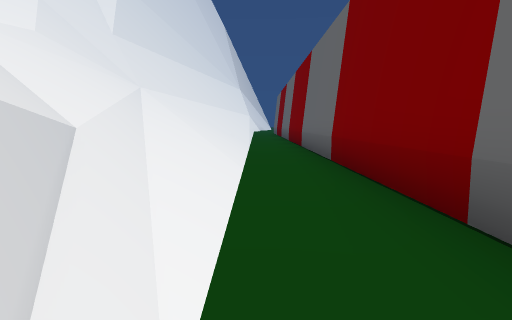
[1] (above)

12 first-person views from a walk through a 3-D level made in the Unity game engine. The camera is 1.2 m above the floor, tilts 6° down and sees 75° across. The floor is counted in squares, 2 m on a side. Each view is taken from the middle of a square. On the plan, view 1 faces up. The plan holds only what a view shows up to about 10 squares ahead; the rest is blank. The place goes on beyond the plan. The player character is not drawn.

[2]
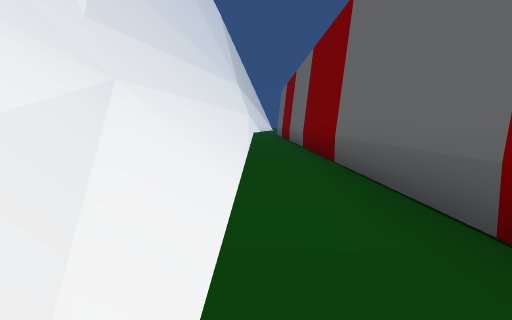

[3]
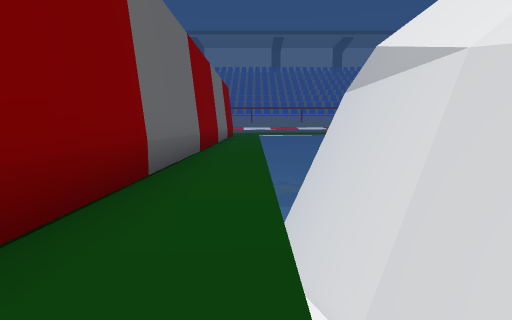

[4]
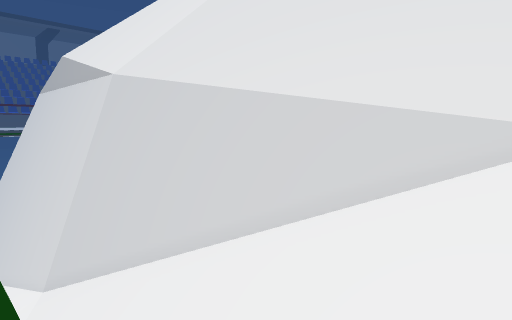

[5]
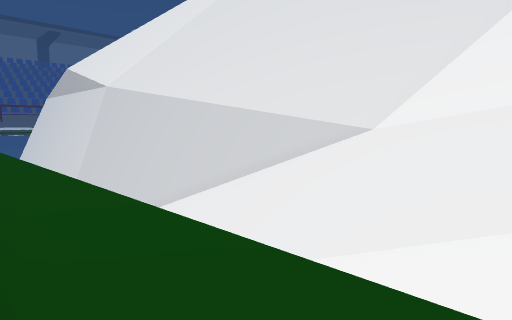

[6]
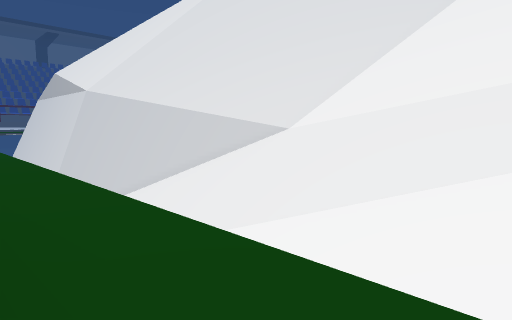

[7]
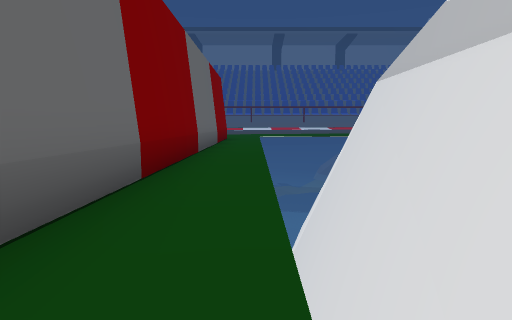

[8]
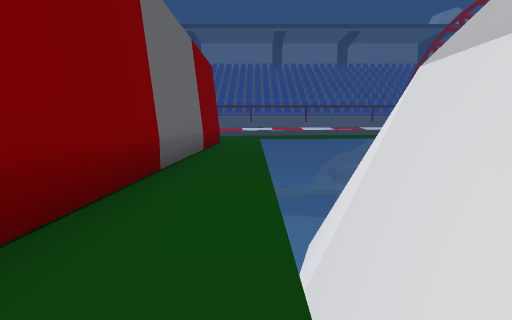

[9]
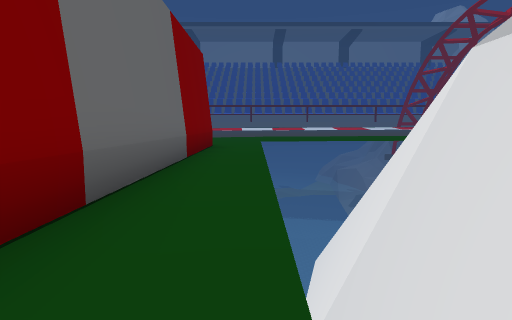

[10]
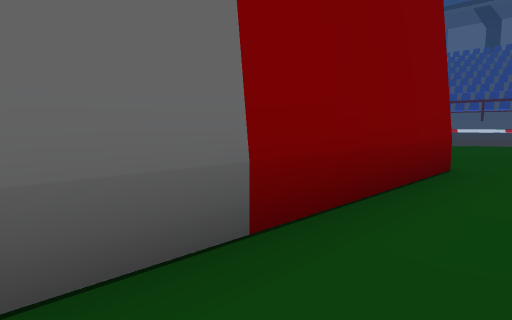

[11]
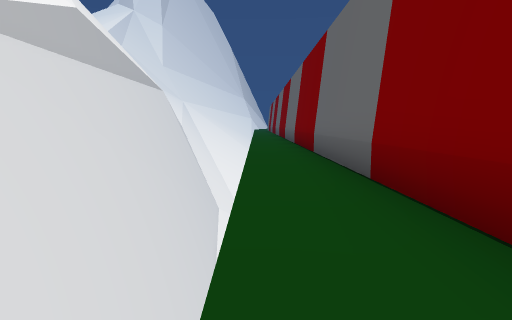

[12]
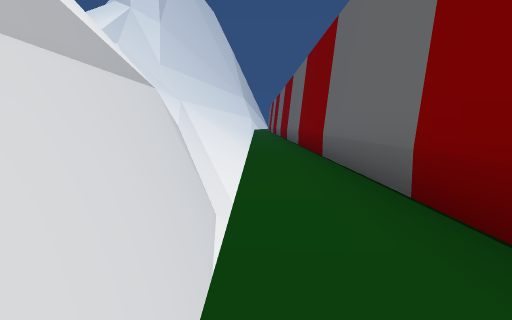

### Floor plan
Key: @ floor where view 1 was taken; # wall or solid block; . floor; / step, stairs or slope; = window, fence, low wall or low ledge; v drop or lower ground.
Columns run from 10 left of view 1 to 2 right of it. Each row starts with its distance up from view 1.
 14    ////////.#
 13   /////////.#
 12 ///////////.#
 11 ///////////.#
 10 =//////////.#
  9  #/// /////.#
  8  #/////////.#
  7  ##///#////.#
  6   #///#////.#
  5   ##//#// /.#
  4    ##/v#/ /.#
  3     #/v#/ /.#
  2     ##v##//.#
  1      ####//.#
  0       ###/@.#
 -1      v###//.#
 -2      vv #//.#
 -3      vv #//.#
 -4      /v #//.#
 -5       vv##/.#
 -6       vv #/.#
 -7       vv  /.#
 -8       vv  /.#
 -9       vv  /.#
-10       vv  ..#
-11       vv  ..#
-12       vvv ..#
-13       vvv ..#

Positions as (right, up) in squares from view 1, and headings:
1: (0, 0), facing up
2: (0, 4), facing up
3: (0, 6), facing down
4: (0, 9), facing down-left
5: (1, 12), facing down-left
6: (1, 14), facing down-left
7: (0, 2), facing down
8: (0, -1), facing down
9: (0, -3), facing down
10: (0, -8), facing down-right
11: (0, -13), facing up
12: (0, -12), facing up
